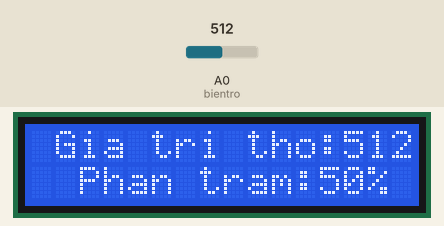
A sketch run on a simulated Arduino Uno, built with avr-gcc and run on an emulated ATmega328P. Shown: 16×2 character LCD. Inputs (shaded band) come from the test bench; at power-on: A0 (bientro) = 512. What the sketch prints to the serial monitor is not drawn.

Above: at 1.2 s.
1.3 s: A0 (bientro) set to 716
At 2.5 s:
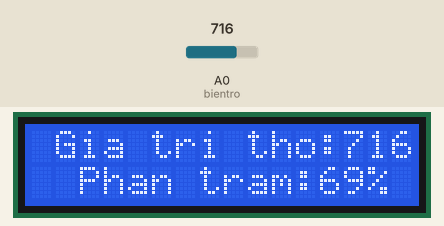
2.8 s: A0 (bientro) set to 900
At 3.8 s:
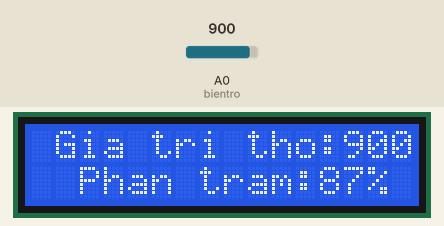
4.3 s: A0 (bientro) set to 1023
At 5.0 s:
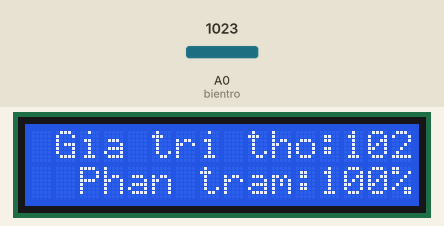
5.8 s: A0 (bientro) set to 108
At 7.0 s:
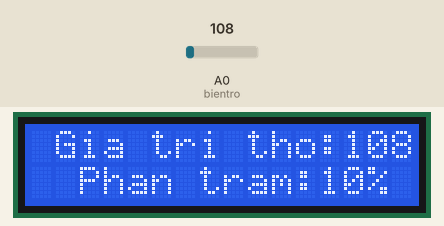
7.3 s: A0 (bientro) set to 91
At 8.3 s:
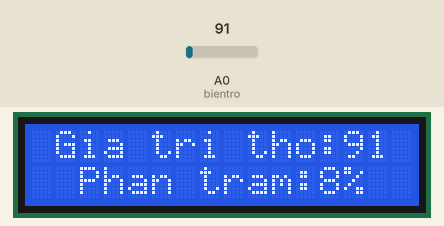
Timing chart, 0 to 9.8 s (numbered marks = the images above; inputs shaded):
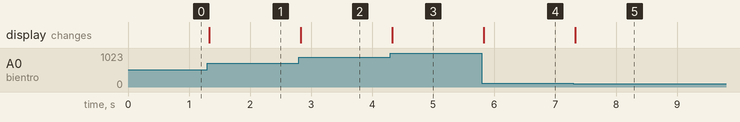

The sketch:

ND5.ino
```cpp
#include <Wire.h>
#include <LiquidCrystal_I2C.h>
LiquidCrystal_I2C lcd(0x27, 16, 2);
const byte bientro = A0;
int lastVal = -1;

void setup() {
  Serial.begin(9600);
  lcd.init();
  lcd.backlight();
}

void loop() {
  int value = analogRead(bientro);
  int percent = map(value, 0, 1023, 0, 100);

  if (abs(percent - lastVal) >= 2) {
    lcd.setCursor(1, 0);
    lcd.print("Gia tri tho:");
    lcd.print(value);
    lcd.print("   ");

    lcd.setCursor(2, 1);
    lcd.print("Phan tram:");
    lcd.print(percent);
    lcd.print("% ");

    Serial.println("-------------------");

    Serial.print("Gia tri tho: ");
    Serial.println(value);

    Serial.print("Gia tri phan tram: ");
    Serial.print(percent);
    Serial.println("%");

    lastVal = percent;
  }
}
```

Measured:
- after the input at 1.3 s, the display: changes at once (image 1)
- after the input at 2.8 s, the display: changes at once (image 2)
- after the input at 4.3 s, the display: changes at once (image 3)
- after the input at 5.8 s, the display: changes at once (image 4)
- after the input at 7.3 s, the display: changes at once (image 5)
